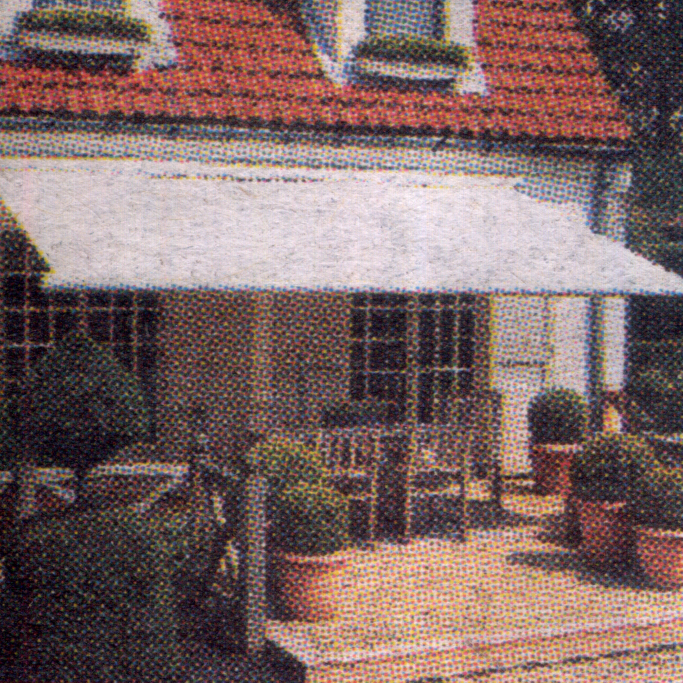
%> input picture original_big.jpg, 2048 x 2048 px (shown at 1/3 size)
$ octave --eval "result = fourierf(rgb2gray(imread('original_big.jpg')));"   (GNU Octave 9; MATLAB toolbox functions it lacks are replaced by stand-ins)
%> lines starting %> are read from the running program, lines starting %| are printed output that depends on the picture; in (x1, y1, x2, y2) boxes, pixels count from 0 and x2, y2 are one past the last pixel; in counts of white or black regions, pixels touching at a corner belong together; the program's own positions count from 1
function [I, G] = fourierf(I)
%UNTITLED3 Summary of this function goes here
%   Detailed explanation goes here
I = imresize(I, [256 256]); %resize image
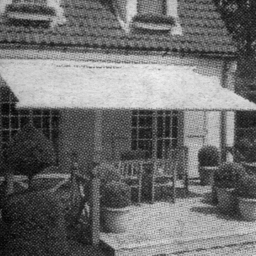
%> I: size 256x256 uint8; min 1, max 244, mean 109.6
[m,n] = size(I);%get size of image as m and n
%> m = 256; n = 256
[X,Y]=meshgrid(1:256,1:256); % it is a meshgrid for circle mask
filter=ones(m,n); % filter initially only ones in it
%according to notch filter equation it will find point on image is on    imaginary circle.i found circle coordinates.
for i=1:m-1
  for j=1:n-1
  d0 = (i-130)^2 + (j-130)^2 <= 32^2 && (i-130)^2 + (j-130)^2 >=20^2;
      if d0
         filter(i,j)=0;
     else
         filter(i,j)=1;
     end
   end
 end
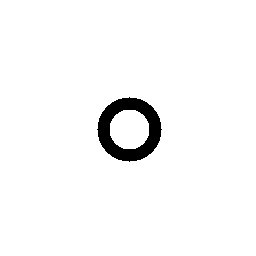
%> filter: size 256x256 double; values 0 (black) and 1 (white), 97% white; 1 black region, box (x1, y1, x2, y2) and area: (97, 97, 162, 162) 1964
f = fftshift(fft2(I));
G = abs(ifft2(f.*filter));
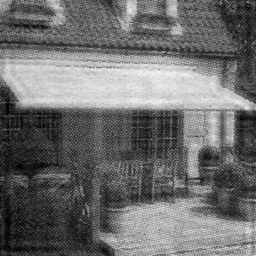
%> G: size 256x256 double; min 0.467, max 247.7, mean 109.7
subplot(1,2,1), imshow(I,[]), 'Original Image';
subplot(1,2,2), imshow(G,[]); 'After Fourier Transform';
end

$ run again, on toto2.jpg
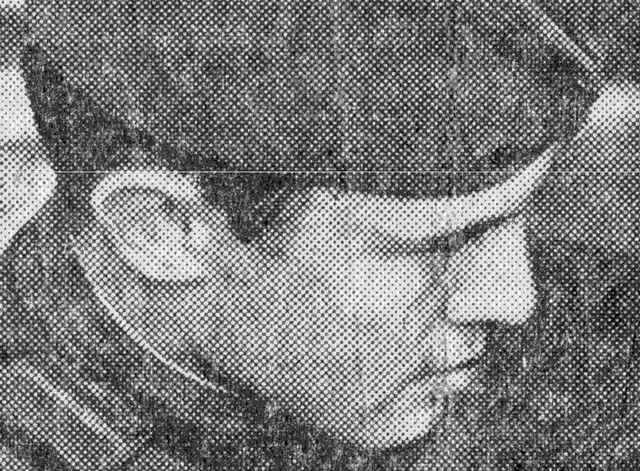
%> input picture toto2.jpg, 640 x 471 px
%> in fourierf, `I = imresize(I, [256 256]);`:
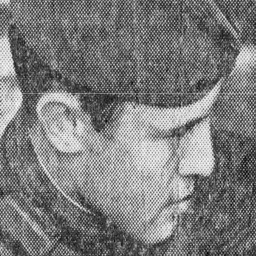
%> I: size 256x256 uint8; min 1, max 255, mean 123.6
%> in fourierf, `G = abs(ifft2(f.*filter));`:
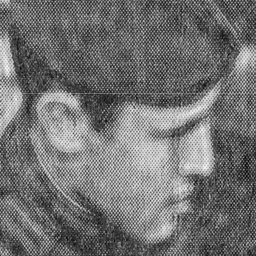
%> G: size 256x256 double; min 2.25, max 273.7, mean 123.6; drawn with min black and max white

$ run again, on toto4.jpg
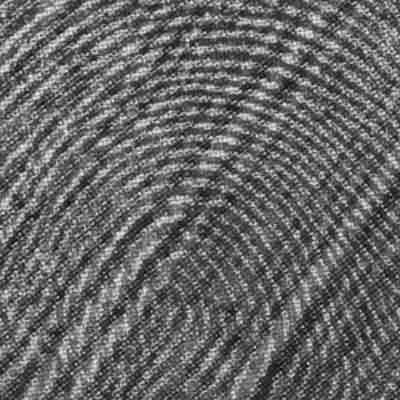
%> input picture toto4.jpg, 400 x 400 px
%> in fourierf, `I = imresize(I, [256 256]);`:
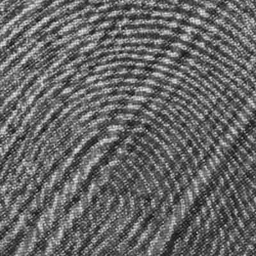
%> I: size 256x256 uint8; min 9, max 234, mean 102.2
%> in fourierf, `G = abs(ifft2(f.*filter));`:
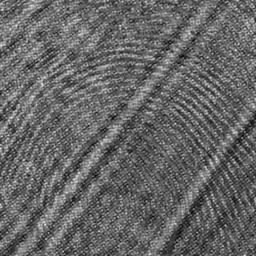
%> G: size 256x256 double; min 0.916, max 239, mean 102.4
